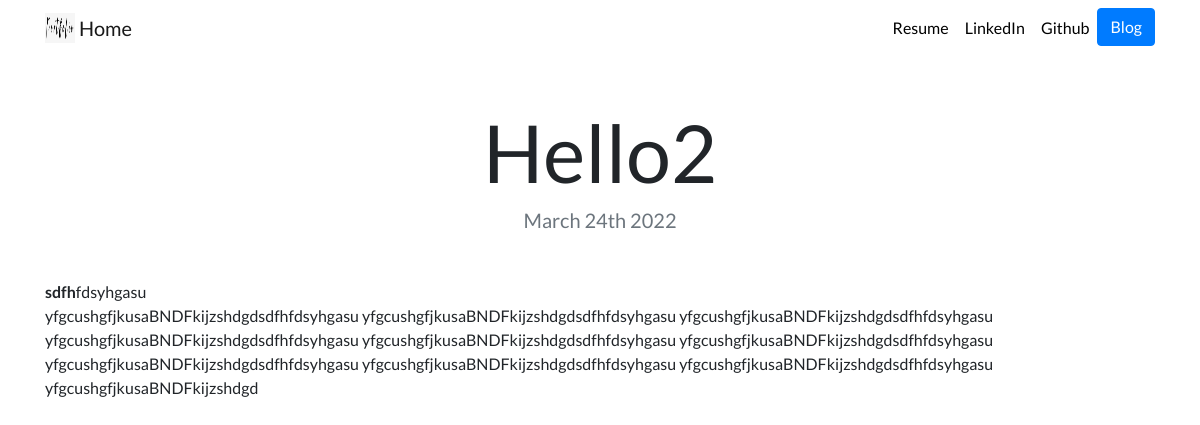
/blog/2/, run on an earlier commit of the app's database.
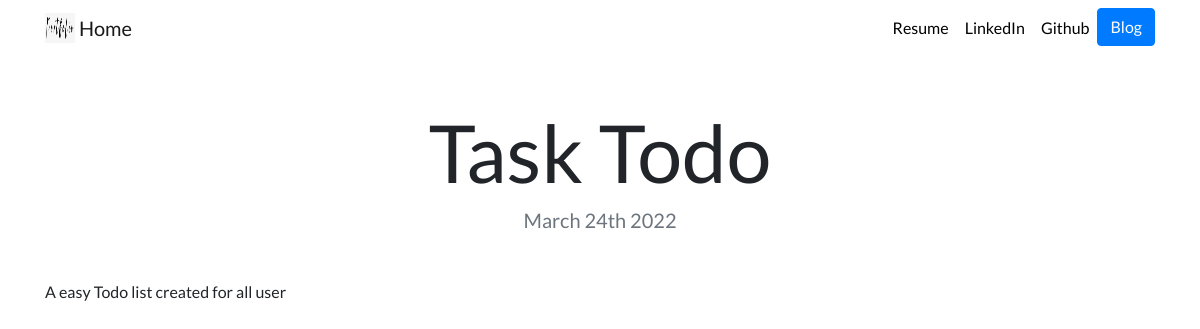
And on a later commit of the database.
### blog/models.py (models this page shows, shortened)
class Blog(models.Model):
    tittle = models.CharField(max_length=200)
    description = models.TextField()
    image = models.ImageField(upload_to='portfolio/images/')
    date = models.DateField()

### blog/views.py (the view)
# urls.py: path('<int:blog_id>/', views.detail, name='detail'),
def detail(request, blog_id):
    blog = get_object_or_404(Blog, pk=blog_id)
    return render(request, 'blog/detail.html', {'blog':blog})

### blog/templates/blog/detail.html
{% extends "portfolio/base.html" %}
{% load static %}
{% block content %}
<h2 class="text-center mt-5" id="blogdetailtitle">{{ blog.tittle }}</h2>
<h5 class="text-center text-muted mb-5">{{ blog.date|date:'F jS Y' }}</h5>
{{ blog.description|safe }}
{% endblock %}

What changed in the data, as far as the page shows it:
changed Blog: tittle "Hello2" → "Task Todo"; description "sdfh fdsyhgasu yfgcushgfjkusaBNDFkijzshdgdsdfhfdsyhgasu yfgcushgfjkusaBNDFkijzshdgdsdfhfdsyhgasu yfgcushgfjkusaBNDFkijzshdgdsdfhfdsyhgasu yfgcushgfjkusaBNDFkijzshdgdsdfhfdsyhgasu yfgcushgfjkusaBNDFkijzshdgdsdfhfdsyhgasu yfgcushgfjkusaBNDFkijzshdgdsdfhfdsyhgasu yfgcushgfjkusaBNDFkijzshdgdsdfhfdsyhgasu yfgcushgfjkusaBNDFkijzshdgdsdfhfdsyhgasu yfgcushgfjkusaBNDFkijzshdgdsdfhfdsyhgasu yfgcushgfjkusaBNDFkijzshdgd" → "A easy Todo list created for all user"
